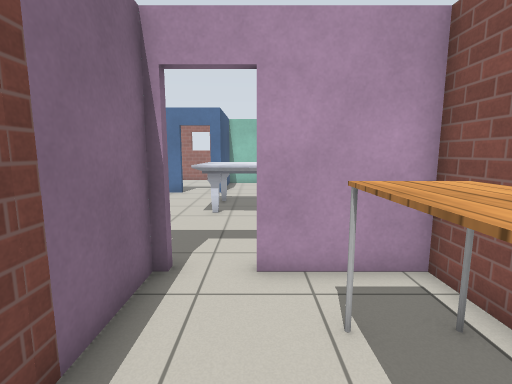
view 1 (above)

17 first-person views from a walk through a world built for the Gazebo simulator. The camera is 1.2 m above the floor, tilts 8° down and sees 85° across. The floor is counted in squares, 0.5 m on a side. Each view is taken from the middle of a square. On the plan, view 1 faces up. The plan holds only what a view shows up to about 18 squares ahead; the rest is blank. The place goes on beyond the plan. Robots are left out. Simple patterns stand in for the simulator's built-in surfaces.

view 2
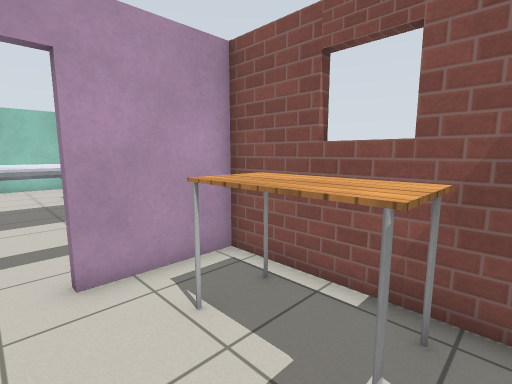

view 3
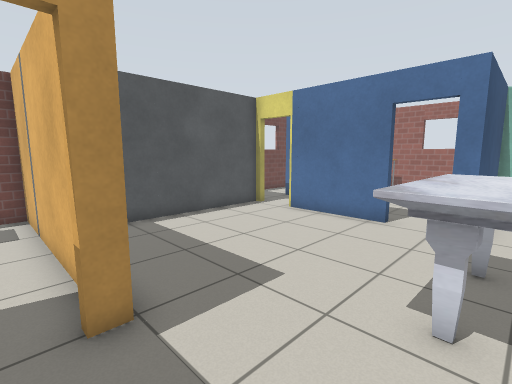

view 4
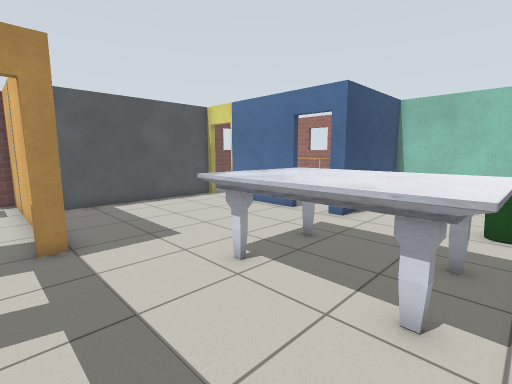

view 5
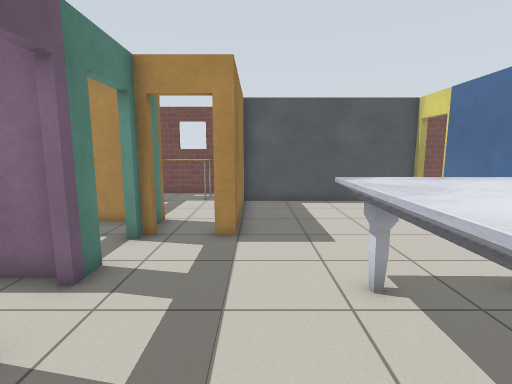

view 6
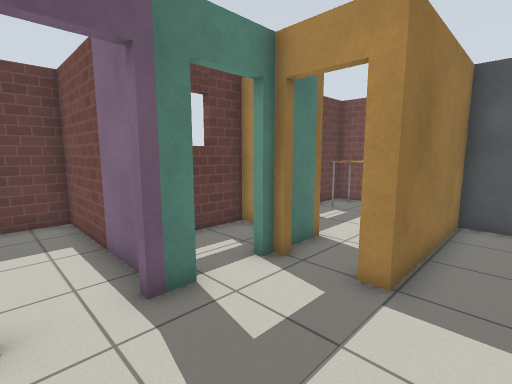

view 7
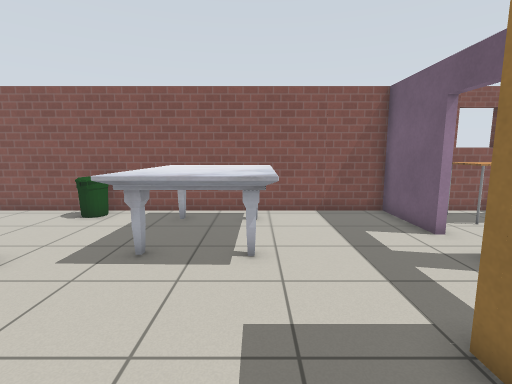

view 8
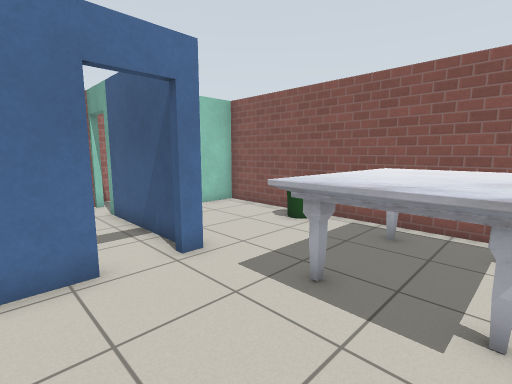

view 9
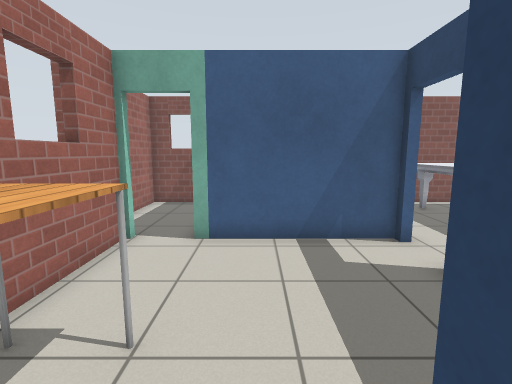

view 10
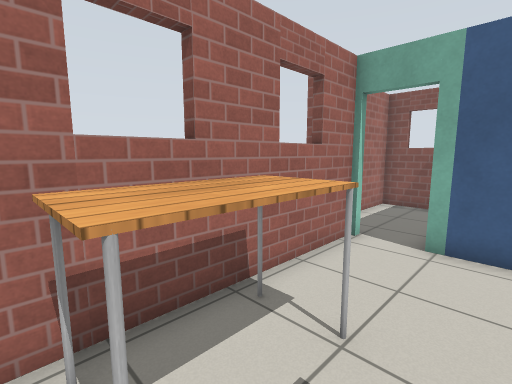

view 11
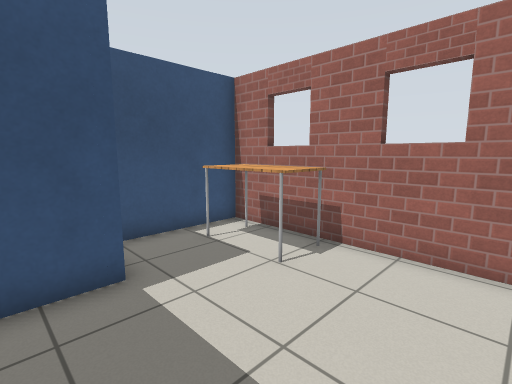

view 12
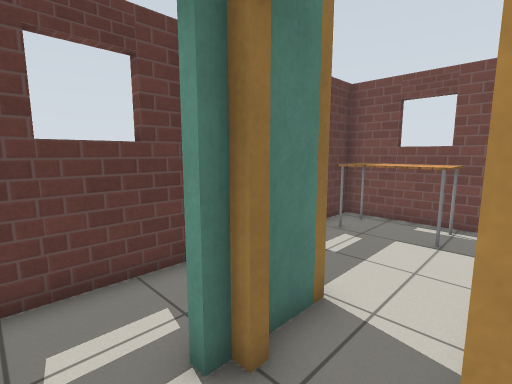

view 13
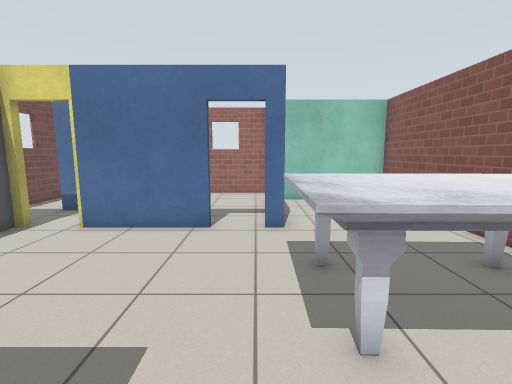

view 14
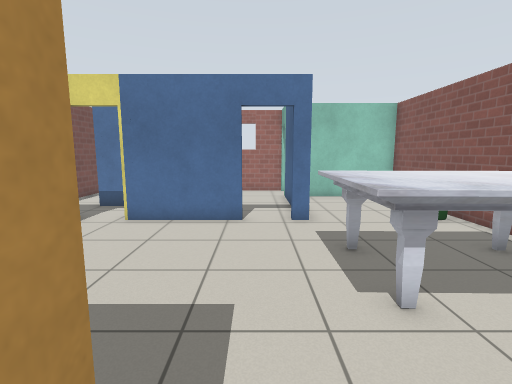

view 15
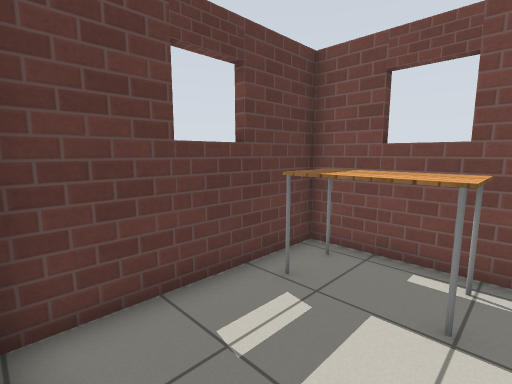

view 16
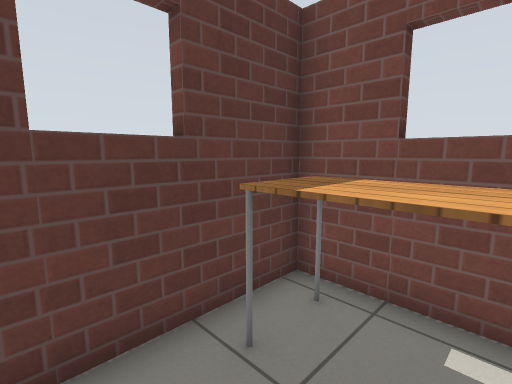

view 17
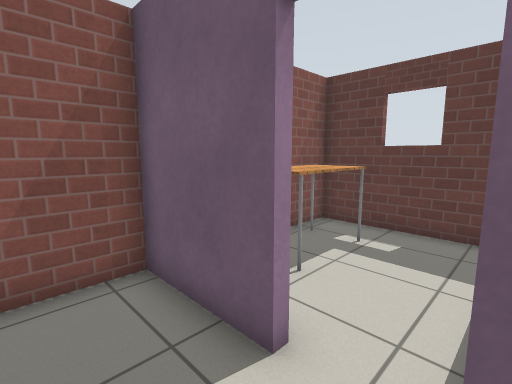

### Floor plan
Ten units are one square. View 1 is at (0, 0); x grows to the right and y downward. Boxes are objects, and circles mark ways between rooms. Rooms are numbered by the first view taken in them; rooms with no view inside come last. Other rooms are left out.
<svg viewBox="-140 -265 180 280">
<path fill="none" stroke="#000" d="M-21 -55 -21 10 35 10 35 -54 0 -54M-44 -168 -87 -168M-27 -57 -17 -57M0 -57 35 -57 35 -223 -21 -223 -21 -168 -27 -168M-104 -168 -108 -168 -108 -84 -49 -84 -49 -78M-89 -198 -83 -198 -83 -180M-24 -247 -108 -247 -108 -206M-24 -170 -24 -228M-70 -57 -55 -57M-66 -81 -135 -81 -135 -27 -70 -27M35 -240 35 -260 11 -260M-66 -45 -66 -27 -30 -27"/>
<rect x="5" y="-35" width="30" height="30" fill="#bbb"><title>table</title></rect>
<rect x="-25" y="-145" width="60" height="40" fill="#bbb"><title>marble table</title></rect>
<rect x="15" y="-185" width="20" height="20" fill="#bbb"><title>bin</title></rect>
<rect x="-95" y="-245" width="30" height="20" fill="#bbb"><title>table</title></rect>
<rect x="-135" y="-65" width="30" height="30" fill="#bbb"><title>table</title></rect>
<circle cx="-7" cy="-57" r="3" fill="#2a7"/>
<circle cx="-35" cy="-170" r="3" fill="#2a7"/>
<circle cx="-40" cy="-58" r="3" fill="#2a7"/>
<circle cx="-20" cy="-235" r="3" fill="#2a7"/>
<text x="10" y="-20">1</text>
<text x="-20" y="-130">2</text>
<text x="-60" y="-210">3</text>
<text x="-100" y="-50">4</text>
<text x="10" y="-250">5</text>
<text x="-50" y="-40">6</text>
</svg>
Room 1 opens to room 2. Room 2 opens to room 3. Room 2 opens to room 6. Room 3 opens to room 5.

Where each view was taken, in squares from view 1:
view 1: 0 up, 0 right, facing up
view 2: 0 up, 1 left, facing up-right
view 3: 7 up, 1 left, facing up-left
view 4: 7 up, 3 right, facing up-left
view 5: 9 up, 3 right, facing left
view 6: 10 up, 0 right, facing down-left
view 7: 11 up, 8 left, facing right
view 8: 11 up, 6 left, facing up-right
view 9: 21 up, 10 left, facing right
view 10: 21 up, 10 left, facing up-right
view 11: 18 up, 3 left, facing up-left
view 12: 8 up, 3 left, facing down-left
view 13: 8 up, 3 left, facing up
view 14: 7 up, 4 left, facing up
view 15: 7 up, 7 left, facing down-left
view 16: 6 up, 9 left, facing down-left
view 17: 8 up, 2 left, facing down-right
